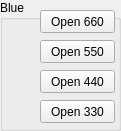
   <widget class="QGroupBox" name="groupBox_3">
    <property name="geometry">
     <rect>
      <x>709</x>
      <y>290</y>
      <width>121</width>
      <height>131</height>
     </rect>
    </property>
    <property name="title">
     <string>Blue</string>
    </property>
    <widget class="QPushButton" name="pushButton_openTableBlue660">
     <property name="geometry">
      <rect>
       <x>40</x>
       <y>10</y>
       <width>75</width>
       <height>23</height>
      </rect>
     </property>
     <property name="text">
      <string>Open 660</string>
     </property>
    </widget>
    <widget class="QPushButton" name="pushButton_openTableBlue550">
     <property name="geometry">
      <rect>
       <x>40</x>
       <y>40</y>
       <width>75</width>
       <height>23</height>
      </rect>
     </property>
     <property name="text">
      <string>Open 550</string>
     </property>
    </widget>
    <widget class="QPushButton" name="pushButton_openTableBlue440">
     <property name="geometry">
      <rect>
       <x>40</x>
       <y>70</y>
       <width>75</width>
       <height>23</height>
      </rect>
     </property>
     <property name="text">
      <string>Open 440</string>
     </property>
    </widget>
    <widget class="QPushButton" name="pushButton_openTableBlue330">
     <property name="geometry">
      <rect>
       <x>40</x>
       <y>100</y>
       <width>75</width>
       <height>23</height>
      </rect>
     </property>
     <property name="text">
      <string>Open 330</string>
     </property>
    </widget>
   </widget>
